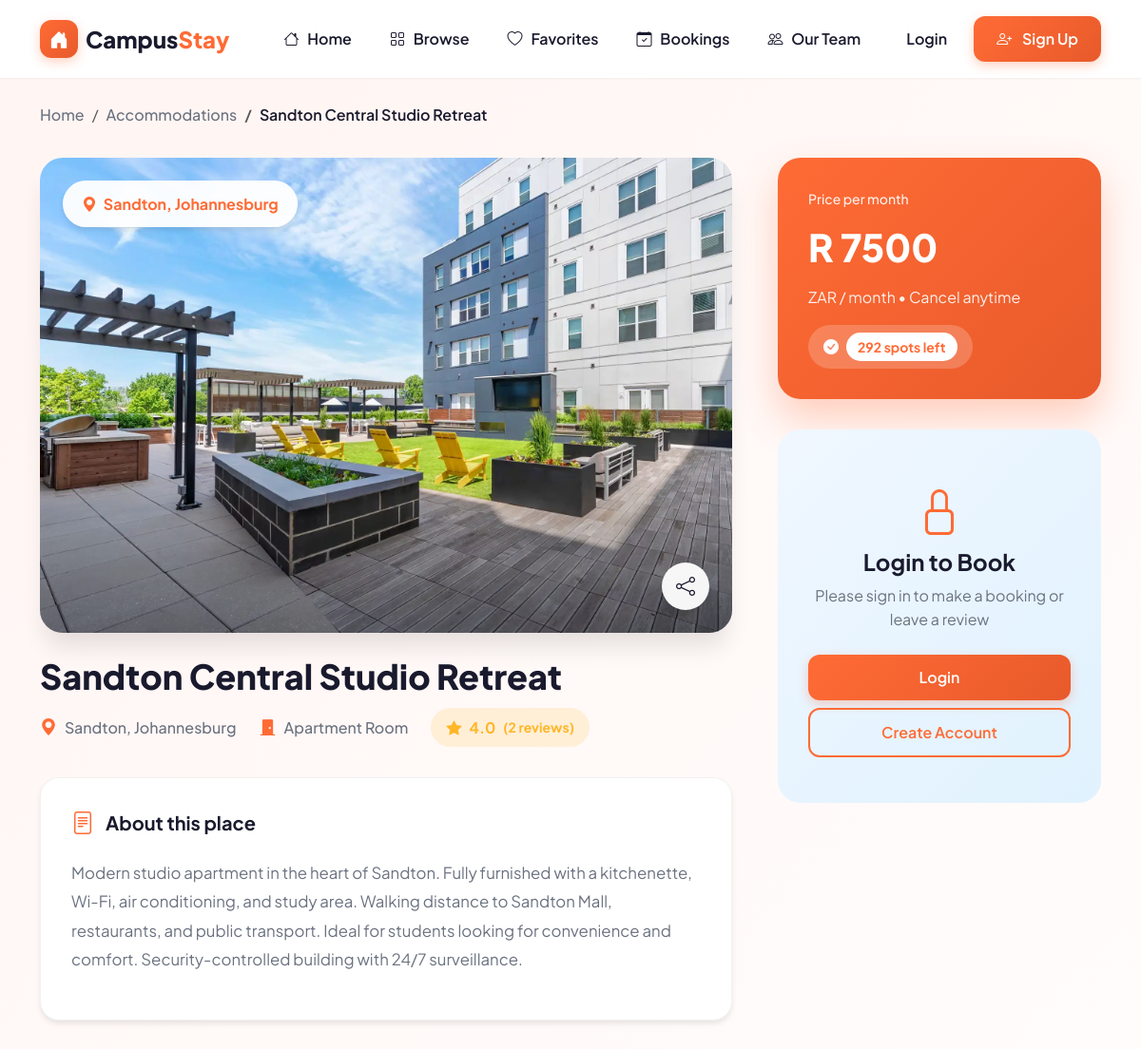
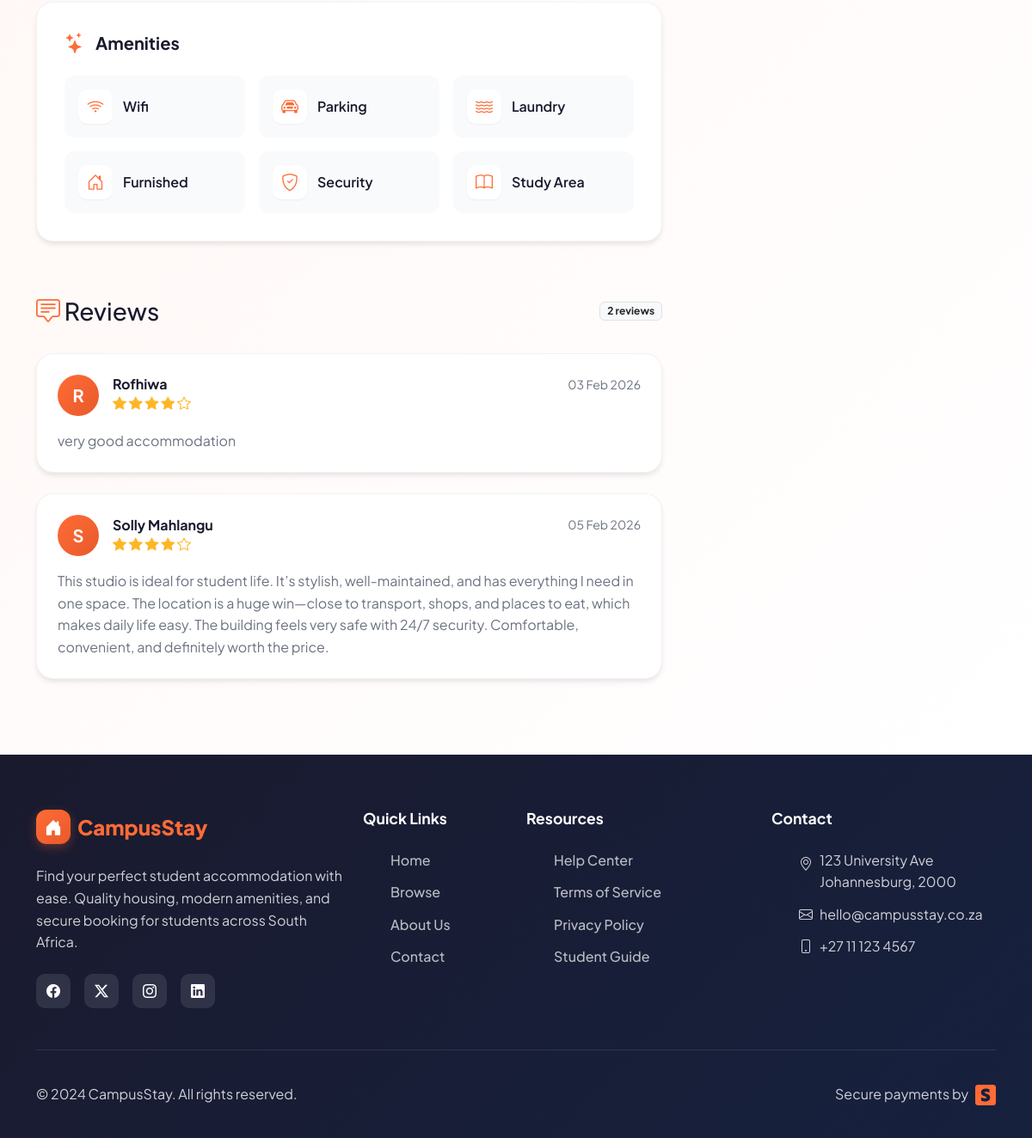
The app's page /accommodation/1 with its own data (2 pictures, top to bottom).
### models.py (models this page shows, shortened)
class Accommodation(db.Model):
    id = db.Column(db.Integer, primary_key=True)
    title = db.Column(db.String(200), nullable=False)
    description = db.Column(db.Text)
    location = db.Column(db.String(200), nullable=False)
    room_type = db.Column(db.String(50), nullable=False)
    price_per_month = db.Column(db.Float, nullable=False)
    capacity = db.Column(db.Integer, nullable=False)
    current_occupancy = db.Column(db.Integer, default=0)
    image_filename = db.Column(db.String(100))
    amenities = db.Column(db.String(500))
    is_active = db.Column(db.Boolean, default=True)
    admin_id = db.Column(db.Integer, db.ForeignKey('user.id'))
    created_at = db.Column(db.DateTime, default=datetime.utcnow)
    bookings = db.relationship('Booking', backref='accommodation', lazy=True)
    reviews = db.relationship('Review', backref='accommodation', lazy=True)
    favorites = db.relationship('Favorite', backref='accommodation', lazy=True)
    def get_amenities_list(self):
        if self.amenities:
            return json.loads(self.amenities)
        return []
    def available_spots(self):
        return self.capacity - self.current_occupancy
    def average_rating(self):
        if not self.reviews:
            return 0
        return sum(r.rating for r in self.reviews) / len(self.reviews)

class Review(db.Model):
    id = db.Column(db.Integer, primary_key=True)
    user_id = db.Column(db.Integer, db.ForeignKey('user.id'), nullable=False)
    accommodation_id = db.Column(db.Integer, db.ForeignKey('accommodation.id'), nullable=False)
    rating = db.Column(db.Integer, nullable=False)
    comment = db.Column(db.Text)
    created_at = db.Column(db.DateTime, default=datetime.utcnow)
    __table_args__ = (db.UniqueConstraint('user_id', 'accommodation_id', name='unique_review'),)

class User(UserMixin, db.Model):
    id = db.Column(db.Integer, primary_key=True)
    full_name = db.Column(db.String(100), nullable=False)
    email = db.Column(db.String(120), unique=True, nullable=False)
    student_number = db.Column(db.String(8), unique=True, nullable=False)
    id_number = db.Column(db.String(13), unique=True, nullable=False)
    phone = db.Column(db.String(10), nullable=False)
    password_hash = db.Column(db.String(128))
    is_admin = db.Column(db.Boolean, default=False)
    created_at = db.Column(db.DateTime, default=datetime.utcnow)
    bookings = db.relationship('Booking', backref='user', lazy=True)
    reviews = db.relationship('Review', backref='user', lazy=True)
    favorites = db.relationship('Favorite', backref='user', lazy=True)

### app.py (the view, shortened to what this page needs)
@app.route('/accommodation/<int:id>')
def accommodation_detail(id):
    try:
        acc = Accommodation.query.get_or_404(id)
        if not acc.is_active:
            flash('This accommodation is no longer available.', 'warning')
            return redirect(url_for('accommodations'))
        booking_form = BookingForm()
        review_form = ReviewForm()
        has_booked = False
        can_review = False
        existing_review = None
        is_favorite = False
        return render_template('accommodation_detail.html',
                             accommodation=acc,
                             booking_form=booking_form,
                             review_form=review_form,
                             can_review=can_review,
                             existing_review=existing_review,
                             is_favorite=is_favorite,
                             get_amenity_icon=get_amenity_icon)
    except Exception as e:
        app.logger.error(f'Error in accommodation_detail: {e}')
        flash('Error loading accommodation details.', 'danger')
        return redirect(url_for('accommodations'))

### templates/accommodation_detail.html (shortened to what this page needs)
{% extends "base.html" %}
{% block content %}
<div class="detail-hero">
    <div class="container">
        <nav class="breadcrumb-wrapper" aria-label="breadcrumb">
            <ol class="breadcrumb">
                <li class="breadcrumb-item"><a href="{{ url_for('index') }}">Home</a></li>
                <li class="breadcrumb-item"><a href="{{ url_for('accommodations') }}">Accommodations</a></li>
                <li class="breadcrumb-item active" aria-current="page">{{ accommodation.title }}</li>
            </ol>
        </nav>
        <div class="row g-5">
            <div class="col-lg-8">
                <div class="image-gallery mb-4">
                    <img src="{{ url_for('static', filename='uploads/' + accommodation.image_filename) if accommodation.image_filename else 'https://images.unsplash.com/photo-1560448204-e02f11c3d0e2?ixlib=rb-4.0.3&auto=format&fit=crop&w=1200&q=80' }}"
                         class="main-image" alt="{{ accommodation.title }}">
                    <div class="gallery-badge">
                        <i class="bi bi-geo-alt-fill me-1"></i>
                        {{ accommodation.location }}
                    </div>
                    <div class="gallery-actions">
                        <button class="action-btn" onclick="shareProperty()" title="Share">
                            <i class="bi bi-share"></i>
                        </button>
                    </div>
                </div>
                <div class="property-header">
                    <h1 class="property-title">{{ accommodation.title }}</h1>
                    <div class="property-meta">
                        <div class="meta-item">
                            <i class="bi bi-geo-alt-fill"></i>
                            <span>{{ accommodation.location }}</span>
                        </div>
                        <div class="meta-item">
                            <i class="bi bi-door-closed-fill"></i>
                            <span>{{ accommodation.room_type|title }} Room</span>
                        </div>
                        <div class="rating-badge">
                            <i class="bi bi-star-fill"></i>
                            {{ "%.1f"|format(accommodation.average_rating()) }}
                            <small>({{ accommodation.reviews|length }} reviews)</small>
                        </div>
                    </div>
                </div>
                <div class="content-card">
                    <h3><i class="bi bi-file-text"></i>About this place</h3>
                    <p class="description-text">
                        {{ accommodation.description or 'No description available for this accommodation. Contact the administrator for more details.' }}
                    </p>
                </div>
                <div class="content-card">
                    <h3><i class="bi bi-stars"></i>Amenities</h3>
                    {% if accommodation.get_amenities_list() %}
                    <div class="amenities-grid">
                        {% for amenity in accommodation.get_amenities_list() %}
                        <div class="amenity-item">
                            <div class="amenity-icon">
                                <i class="bi {{ get_amenity_icon(amenity) }}"></i>
                            </div>
                            <span class="amenity-text">{{ amenity|replace('_', ' ')|title }}</span>
                        </div>
                        {% endfor %}
                    </div>
                    {% else %}
                    <p class="text-muted mb-0">No amenities listed for this property.</p>
                    {% endif %}
                </div>
                <div class="reviews-section">
                    <div class="section-header">
                        <h3 style="margin: 0;"><i class="bi bi-chat-square-text" style="color: var(--primary-orange);"></i> Reviews</h3>
                        {% if accommodation.reviews %}
                        <span class="badge bg-light text-dark border">{{ accommodation.reviews|length }} reviews</span>
                        {% endif %}
                    </div>
                    {% if accommodation.reviews %}
                        {% for review in accommodation.reviews %}
                        <div class="review-card">
                            <div class="review-header">
                                <div class="reviewer-info">
                                    <div class="reviewer-avatar">
                                        {{ review.user.full_name[0] }}
                                    </div>
                                    <div class="reviewer-details">
                                        <h6>{{ review.user.full_name }}</h6>
                                        <div class="review-rating">
                                            {% for i in range(review.rating) %}
                                                <i class="bi bi-star-fill"></i>
                                            {% endfor %}
                                            {% for i in range(5 - review.rating) %}
                                                <i class="bi bi-star"></i>
                                            {% endfor %}
                                        </div>
                                    </div>
                                </div>
                                <span class="review-date">{{ review.created_at.strftime('%d %b %Y') }}</span>
                            </div>
                            <p class="review-content">{{ review.comment or 'No comment provided.' }}</p>
                        </div>
                        {% endfor %}
                    {% else %}
                    <div class="empty-reviews">
                        <i class="bi bi-chat-square-text"></i>
                        <h4>No reviews yet</h4>
                        <p>Be the first to review this accommodation!</p>
                    </div>
                    {% endif %}
                </div>
            </div>
            <div class="col-lg-4">
                <div class="booking-section">
                    <div class="price-card d-none d-lg-block">
                        <div class="price-label">Price per month</div>
                        <div class="price-value">R {{ "%.0f"|format(accommodation.price_per_month) }}</div>
                        <div class="price-period">ZAR / month • Cancel anytime</div>
                        <div class="availability-status">
                            <i class="bi bi-check-circle-fill"></i>
                            <span class="spots-left">{{ accommodation.available_spots() }} spots left</span>
                        </div>
                    </div>
                    {% if current_user.is_authenticated %}
                    <div class="booking-card">
                        <div class="booking-header">
                            <h4><i class="bi bi-calendar-check"></i>Book Now</h4>
                        </div>
                        <div class="booking-body">
                            <div class="user-info-box">
                                <h6>Your Information</h6>
                                <div class="info-grid">
                                    <div class="info-item">
                                        <label>Full Name</label>
                                        <p>{{ current_user.full_name }}</p>
                                    </div>
                                    <div class="info-item">
                                        <label>Email</label>
                                        <p>{{ current_user.email }}</p>
                                    </div>
                                    <div class="info-item">
                                        <label>Student No</label>
                                        <p>{{ current_user.student_number }}</p>
                                    </div>
                                    <div class="info-item">
                                        <label>Phone</label>
                                        <p>{{ current_user.phone }}</p>
                                    </div>
                                </div>
                            </div>
                            <form method="POST" action="{{ url_for('book', accommodation_id=accommodation.id) }}">
                                {{ booking_form.hidden_tag() }}
                                <div class="mb-3">
                                    <label class="form-label">Duration</label>
                                    {{ booking_form.duration(class="form-select", onchange="updatePrice(this.value)") }}
                                </div>
                                <div class="price-breakdown">
                                    <div class="price-row">
                                        <span>Monthly Rate</span>
                                        <span>R {{ "%.2f"|format(accommodation.price_per_month) }}</span>
                                    </div>
                                    <div class="price-row">
                                        <span>Duration</span>
                                        <span id="durationLabel">5 months</span>
                                    </div>
                                    <div class="price-row total">
                                        <span>Total</span>
                                        <span class="price">R <span id="totalPrice">{{ "%.2f"|format(accommodation.price_per_month * 5) }}</span></span>
                                    </div>
                                </div>
                                <button type="submit" class="btn-book">
                                    <i class="bi bi-lock-fill me-2"></i>Proceed to Payment
                                </button>
                                <div class="secure-badge">
                                    <i class="bi bi-shield-check"></i>
                                    Secure SSL Encryption
                                </div>
                            </form>
                        </div>
                    </div>
                    {% if can_review %}
                    <div class="review-form-card mt-4">
                        <div class="review-form-header">
                            <h4><i class="bi bi-pencil-square"></i>Write a Review</h4>
                        </div>
                        <div class="review-form-body">
                            <form method="POST" action="{{ url_for('submit_review', accommodation_id=accommodation.id) }}">
                                {{ review_form.hidden_tag() }}
                                <div class="mb-3">
                                    <label class="form-label">Rating</label>
                                    {{ review_form.rating(class="form-select") }}
                                </div>
                                <div class="mb-3">
                                    <label class="form-label">Your Experience</label>
                                    {{ review_form.comment(class="form-control", rows="4", placeholder="Share your thoughts about this accommodation...") }}
                                </div>
                                <button type="submit" class="btn-submit-review">
                                    <i class="bi bi-send-fill me-2"></i>Submit Review
                                </button>
                            </form>
                        </div>
                    </div>
                    {% elif existing_review %}
                    <div class="content-card mt-4" style="background: #F0FDF4; border-color: #10B981;">
                        <div class="d-flex align-items-center gap-3">
                            <i class="bi bi-check-circle-fill text-success fs-2"></i>
                            <div>
                                <h5 class="mb-1 text-success">Review Submitted!</h5>
                                <p class="mb-0 text-muted">You've already reviewed this accommodation.</p>
                            </div>
                        </div>
                    </div>
                    {% endif %}
                    {% else %}
                    <div class="login-prompt">
                        <i class="bi bi-lock"></i>
                        <h4>Login to Book</h4>
                        <p>Please sign in to make a booking or leave a review</p>
                        <div class="d-grid gap-2">
                            <a href="{{ url_for('login') }}" class="btn btn-primary-orange">Login</a>
                            <a href="{{ url_for('register') }}" class="btn btn-outline-orange">Create Account</a>
                        </div>
                    </div>
                    {% endif %}
                </div>
            </div>
        </div>
    </div>
</div>
{% endblock %}

### records on screen
Accommodation: title "Sandton Central Studio Retreat", image_filename (picture), location "Sandton, Johannesburg", room_type "Apartment", description "Modern studio apartment in the heart of Sandton. Fully furnished with a kitchenette, Wi-Fi, air conditioning, and study area. Walking distance to Sandton Mall, restaurants, and public transport. Ideal for students looking for convenience and comfort. Security-controlled building with 24/7 surveillance.", price_per_month "7500", available_spots "292"
Review: average_rating "4.0", user "R", user.full_name "Rofhiwa", created_at "03 Feb 2026", comment "very good accommodation"
Review: user "S", user.full_name "Solly Mahlangu", created_at "05 Feb 2026", comment "This studio is ideal for student life. It’s stylish, well-maintained, and has everything I need in one space. The location is a huge win—close to transport, shops, and places to eat, which makes daily life easy. The building feels very safe with 24/7 security. Comfortable, convenient, and definitely worth the price."

### other values on screen
{{ accommodation.reviews|length }} "2"
{{ amenity|replace('_', ' ')|title }} "Wifi" "Parking" "Laundry" "Furnished" "Security" "Study Area"
